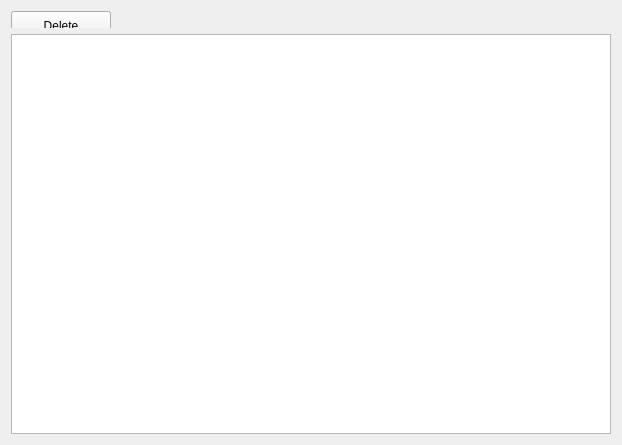
<?xml version="1.0" encoding="UTF-8"?>
<ui version="4.0">
 <class>ProductsView</class>
 <widget class="QWidget" name="ProductsView">
  <layout class="QVBoxLayout" name="verticalLayout">
    <item>
     <widget class="QToolBar" name="toolbar">
      <property name="toolButtonStyle">
        <enum>Qt::ToolButtonTextBesideIcon</enum>
      </property>
      <widget class="QPushButton" name="btn_add">
        <property name="text">
         <string>Add</string>
        </property>
      </widget>
      <widget class="QPushButton" name="btn_edit">
        <property name="text">
         <string>Edit</string>
        </property>
      </widget>
      <widget class="QPushButton" name="btn_delete">
        <property name="text">
         <string>Delete</string>
        </property>
      </widget>
     </widget>
    </item>
   <item>
    <widget class="QTableView" name="table_products">
     <property name="minimumSize">
      <size>
       <width>600</width>
       <height>400</height>
      </size>
     </property>
    </widget>
   </item>
  </layout>
 </widget>
 <resources/>
 <connections/>
</ui>
